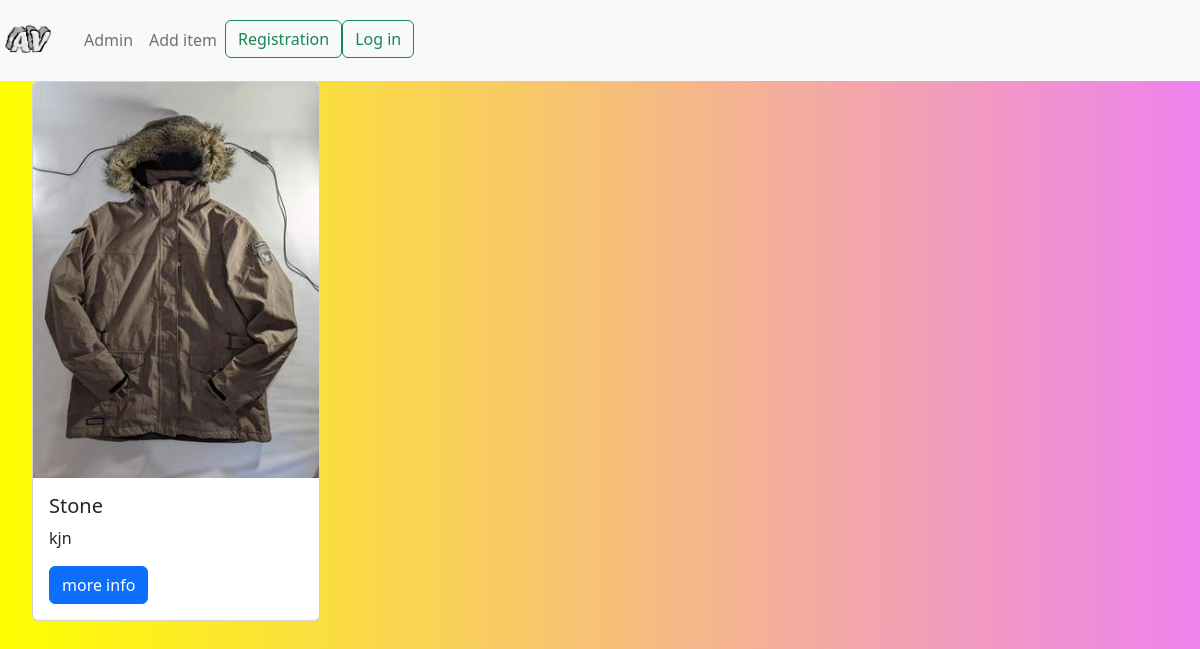
The app's page /, older data.
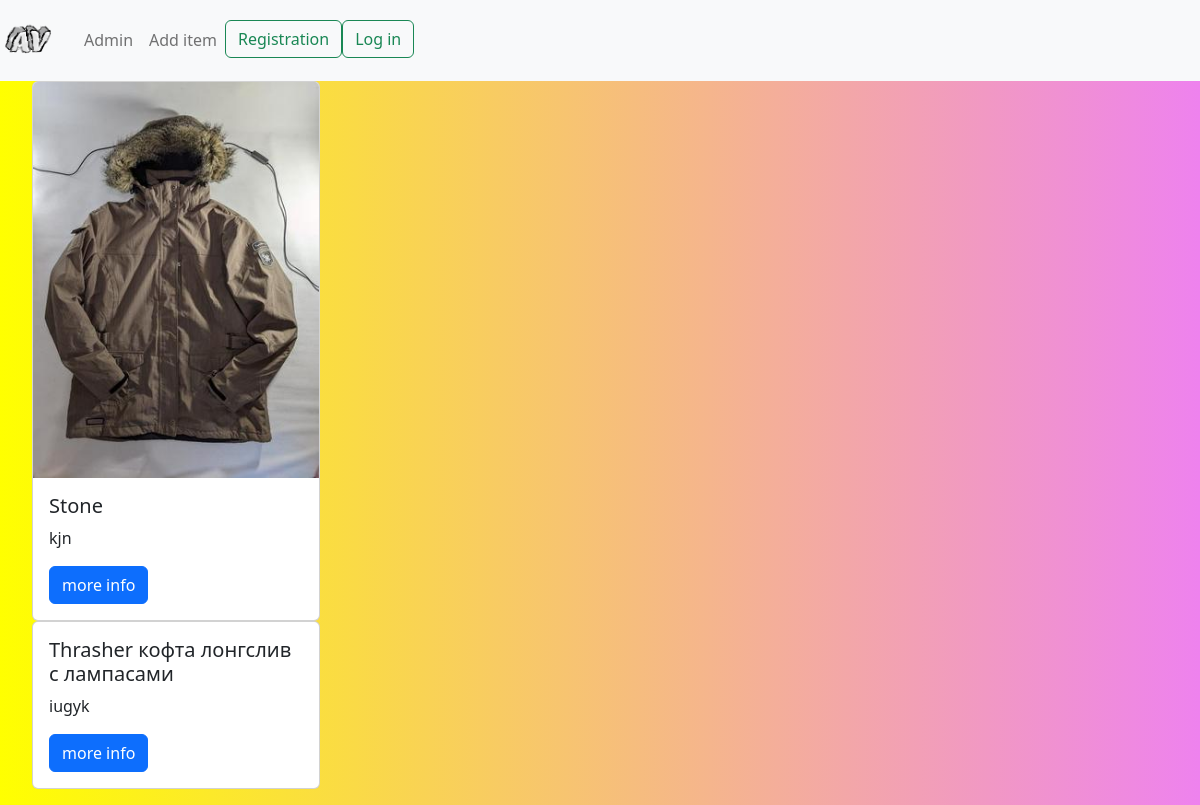
The same page, newer data.
### app1/models.py (models this page shows, shortened)
class Item(models.Model):
    name = models.CharField(max_length=150, blank=False)
    slug = models.SlugField(max_length=255, unique=True, db_index=True, verbose_name="URL")
    price = models.IntegerField(default=1)
    description = models.TextField(blank='This item has no description')
    item_img = models.ImageField(upload_to='static/images')
    owner = models.ForeignKey(User, on_delete=models.SET_NULL, null=True)
    contact = models.CharField(max_length=150, default='None', blank=False, null=True)
    def get_absolute_url(self):
        return reverse('item', kwargs={'item_slug': self.slug})

### app1/views.py (the view)
# urls.py: path('', HomePageView.as_view(), name='home'),
class HomePageView(ListView):
    items = Item.objects.all()
    model = Item
    template_name = 'home_page.html'
    context_object_name = 'items'

### templates/home_page.html
{% extends 'base.html' %}
{% block content %}
<ul>
    {% for i in items %}
    <div class="d-flex">
        <div class="card" style="width: 18rem;">
            <img src="{{ i.item_img }}" class="card-img-top" alt="">
            <div class="card-body">
                <h5 class="card-title">{{ i.name }}</h5>
                <p class="card-text">{{ i.description }}</p>
                <a href="{{ i.get_absolute_url }}" class="btn btn-primary">more info</a>
            </div>
        </div>
    </div>
    {% endfor %}
</ul>
{% endblock %}

### templates/base.html (shortened to what this page needs)
{% load static %}
<!DOCTYPE html>
<html lang="en">
<head>
    <link href="https://cdn.jsdelivr.net/npm/bootstrap@5.2.3/dist/css/bootstrap.min.css" rel="stylesheet"
>
</head>
<body>
<div>
    <nav class="navbar navbar-expand-lg navbar-light bg-light">
        <a class="navbar-brand" href="/">
            <img src="/static/AV.png" alt="logo" width="60"/>
        </a>
        <div class="collapse navbar-collapse" id="navbarSupportedContent">
            <ul class="navbar-nav mr-auto">
                <li class="nav-item active">
                    <a class="nav-link" href="/admin">Admin</a>
                </li>
                <li class="nav-item">
                    <a class="nav-link" href="/add_item">Add item</a>
                </li>
                {% if request.user.is_authenticated %}
                <li class="nav-item active">
                    <a class="nav-link" href="{% url 'my_page' user_id=user.pk %}">My page</a>
                </li>
                <li class="nav-item active">
                    <a class="nav-link" href="{% url 'logout' %}">Logout</a></li>
                <li class="nav-item">
                                <a class="nav-link" href="{% url 'my_page' user_id=user.pk %}">{{ user.username }}</a>
                            </li>
                {% else %}
                <li><a href="{% url 'register' %}" class="btn btn-outline-success">Registration</a></li>
                <li><a href="{% url 'login' %}" class="btn btn-outline-success">Log in</a></li>
                {% endif %}
            </ul>
        </div>
    </nav>
</div>
{% block content %}
{% endblock %}
</body>
</html>

### templates/base.html (style rules this page uses)
body { background: linear-gradient(to right, yellow, violet); }
.card { display: inline-block; }

Row changes from the older to the newer data that the page shows:
added Item: name "Thrasher кофта лонгслив с лампасами", description "iugyk"
